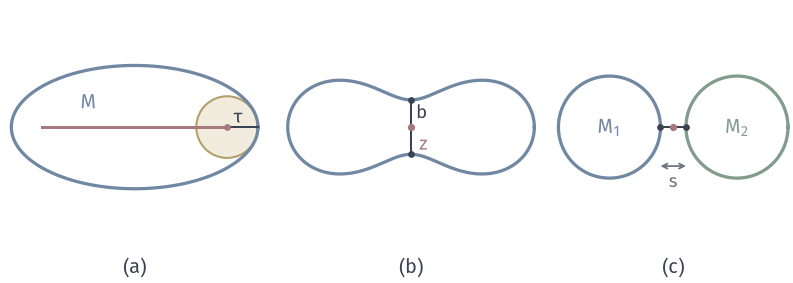

Write the Python code that produced this figure.
"""Three limits of the reach: curvature at the ellipse tips, a pinched Cassini neck, two nearby components."""
from pathlib import Path
import sys
ROOT = next(p for p in Path(__file__).resolve().parents if (p/"build.sh").is_file() and (p/"tex/book.tex").is_file())
sys.path.insert(0, str(ROOT/"figures/04-spaces-measures-and-geometry/04-manifolds/matplotlib/mfd-common"))
from mfd3d import *
from matplotlib.patches import Circle, Polygon
OUT = Path(__file__).resolve().parent

W, H = 112, 40
fig, ax = canvas(W, H)
th = np.linspace(0, 2*np.pi, 1201)
# (a) ellipse a=2,b=1. Medial axis [-1.5,1.5]x{0}; reach b^2/a=.5 attained at the tips.
u = 8.7; o = np.array([19, 22])
E = np.stack([2*np.cos(th), np.sin(th)], 1)
ax.plot(*(o+u*E).T, color=BLUE, lw=1.3, zorder=3)
ax.plot(o[0]+u*np.array([-1.5, 1.5]), [o[1]]*2, color=RED, lw=1.2, zorder=3)
cc = np.array([1.5, 0]); ax.add_patch(Circle(o+u*cc, u*.5, fc=YELLOW_FILL, ec=YELLOW, lw=.85, zorder=1))
ax.plot(*zip(o+u*cc, o+u*(cc+[.5, 0])), color=INK, lw=.8, zorder=5)
dot(ax, o+u*cc, RED, size=.9)
label(ax, o+u*(cc+[.18, .16]), r'$\tau$', 7.5, INK)
label(ax, o+u*np.array([-.75, .4]), '$M$', 8, BLUE)
panel_tag(ax, o[0], 1.4, '(a)')
# (b) Cassini oval c=1,e=1.05: neck half-width b=sqrt(e^2-c^2).
u = 12; o = np.array([58, 22])
c, e = 1.0, 1.05
b = np.sqrt(e*e-c*c)
r2 = c*c*np.cos(2*th)+np.sqrt(c**4*np.cos(2*th)**2+e**4-c**4)
C = np.sqrt(r2)[:, None]*np.stack([np.cos(th), np.sin(th)], 1)
ax.plot(*(o+u*C).T, color=BLUE, lw=1.3, zorder=3)
z = np.array([0., 0.])
for s in (1, -1):
    ax.plot(*zip(o+u*z, o+u*np.array([0, s*b])), color=INK, lw=.8, zorder=4)
    dot(ax, o+u*np.array([0, s*b]), INK, size=.9)
dot(ax, o+u*z, RED, size=1.0)
label(ax, o+u*np.array([.13, .16]), '$b$', 7.5, INK)
label(ax, o+u*np.array([.15, -.2]), r'$\bm{z}$'.replace(r'\bm', r'\mathbf'), 7.5, RED)
panel_tag(ax, o[0], 1.4, '(b)')
# (c) two unit circles at gap s=.5 (components); midpoint is equidistant.
u = 7.2; 
cx = 95
for sgn in (1, -1):
    C2 = np.array([cx+sgn*u*(1+.25), 22])+u*np.stack([np.cos(th), np.sin(th)], 1)
    ax.plot(*C2.T, color=BLUE if sgn < 0 else GREEN, lw=1.3, zorder=3)
    p = np.array([cx+sgn*u*.25, 22])
    dot(ax, p, INK, size=.9)
    ax.plot([cx, p[0]], [22, 22], color=INK, lw=.8, zorder=4)
dot(ax, (cx, 22), RED, size=1.0)
label(ax, (cx+u*(-1.25), 22), '$M_1$', 8, BLUE); label(ax, (cx+u*1.25, 22), '$M_2$', 8, GREEN)
ax.annotate('', (cx-u*.25, 16.5), (cx+u*.25, 16.5), arrowprops=dict(arrowstyle='<->', color=MUTED, lw=.7, shrinkA=0, shrinkB=0, mutation_scale=5))
label(ax, (cx, 14.2), '$s$', 7.5, MUTED)
panel_tag(ax, cx, 1.4, '(c)')
save(fig, OUT, 'figure', {'formula': 'ellipse a=2,b=1 (reach .5); Cassini c=1,e=1.05; unit circles with gap .5'})
